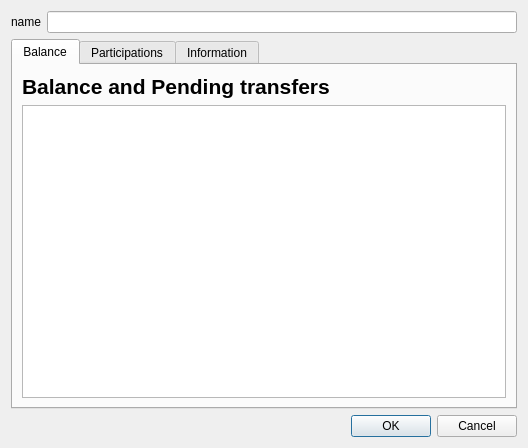
<?xml version="1.0" encoding="UTF-8"?>
<ui version="4.0">
 <class>persondialog</class>
 <widget class="QDialog" name="persondialog">
  <property name="geometry">
   <rect>
    <x>0</x>
    <y>0</y>
    <width>528</width>
    <height>448</height>
   </rect>
  </property>
  <property name="windowTitle">
   <string>Person edition</string>
  </property>
  <layout class="QGridLayout" name="gridLayout">
   <item row="1" column="1">
    <widget class="QLineEdit" name="name"/>
   </item>
   <item row="2" column="0" colspan="2">
    <widget class="QTabWidget" name="tabWidget">
     <property name="currentIndex">
      <number>0</number>
     </property>
     <widget class="QWidget" name="balance_tab">
      <attribute name="title">
       <string>Balance</string>
      </attribute>
      <layout class="QVBoxLayout" name="verticalLayout_2">
       <item>
        <widget class="QLabel" name="label_3">
         <property name="text">
          <string>&lt;!DOCTYPE HTML PUBLIC &quot;-//W3C//DTD HTML 4.0//EN&quot; &quot;http://www.w3.org/TR/REC-html40/strict.dtd&quot;&gt;
&lt;html&gt;&lt;head&gt;&lt;meta name=&quot;qrichtext&quot; content=&quot;1&quot; /&gt;&lt;style type=&quot;text/css&quot;&gt;
p, li { white-space: pre-wrap; }
&lt;/style&gt;&lt;/head&gt;&lt;body style=&quot; font-family:'DejaVu Sans'; font-size:9pt; font-weight:400; font-style:normal;&quot;&gt;
&lt;p style=&quot; margin-top:0px; margin-bottom:0px; margin-left:0px; margin-right:0px; -qt-block-indent:0; text-indent:0px;&quot;&gt;&lt;span style=&quot; font-size:16pt; font-weight:600;&quot;&gt;Balance and Pending transfers&lt;/span&gt;&lt;/p&gt;&lt;/body&gt;&lt;/html&gt;</string>
         </property>
         <property name="buddy">
          <cstring>information</cstring>
         </property>
        </widget>
       </item>
       <item>
        <widget class="QTextBrowser" name="report"/>
       </item>
      </layout>
     </widget>
     <widget class="QWidget" name="participations_tab">
      <attribute name="title">
       <string>Participations</string>
      </attribute>
      <layout class="QVBoxLayout" name="verticalLayout_4">
       <item>
        <widget class="QLabel" name="label_4">
         <property name="text">
          <string>&lt;!DOCTYPE HTML PUBLIC &quot;-//W3C//DTD HTML 4.0//EN&quot; &quot;http://www.w3.org/TR/REC-html40/strict.dtd&quot;&gt;
&lt;html&gt;&lt;head&gt;&lt;meta name=&quot;qrichtext&quot; content=&quot;1&quot; /&gt;&lt;style type=&quot;text/css&quot;&gt;
p, li { white-space: pre-wrap; }
&lt;/style&gt;&lt;/head&gt;&lt;body style=&quot; font-family:'DejaVu Sans'; font-size:9pt; font-weight:400; font-style:normal;&quot;&gt;
&lt;p style=&quot; margin-top:0px; margin-bottom:0px; margin-left:0px; margin-right:0px; -qt-block-indent:0; text-indent:0px;&quot;&gt;&lt;span style=&quot; font-size:16pt; font-weight:600;&quot;&gt;Participations&lt;/span&gt;&lt;/p&gt;&lt;/body&gt;&lt;/html&gt;</string>
         </property>
         <property name="buddy">
          <cstring>information</cstring>
         </property>
        </widget>
       </item>
       <item>
        <widget class="QTableWidget" name="participations"/>
       </item>
      </layout>
     </widget>
     <widget class="QWidget" name="information_tab">
      <attribute name="title">
       <string>Information</string>
      </attribute>
      <layout class="QVBoxLayout" name="verticalLayout_3">
       <item>
        <widget class="QLabel" name="label_2">
         <property name="text">
          <string>&lt;!DOCTYPE HTML PUBLIC &quot;-//W3C//DTD HTML 4.0//EN&quot; &quot;http://www.w3.org/TR/REC-html40/strict.dtd&quot;&gt;
&lt;html&gt;&lt;head&gt;&lt;meta name=&quot;qrichtext&quot; content=&quot;1&quot; /&gt;&lt;style type=&quot;text/css&quot;&gt;
p, li { white-space: pre-wrap; }
&lt;/style&gt;&lt;/head&gt;&lt;body style=&quot; font-family:'DejaVu Sans'; font-size:9pt; font-weight:400; font-style:normal;&quot;&gt;
&lt;p style=&quot; margin-top:0px; margin-bottom:0px; margin-left:0px; margin-right:0px; -qt-block-indent:0; text-indent:0px;&quot;&gt;&lt;span style=&quot; font-size:16pt; font-weight:600;&quot;&gt;Information&lt;/span&gt;&lt;/p&gt;&lt;/body&gt;&lt;/html&gt;</string>
         </property>
         <property name="buddy">
          <cstring>information</cstring>
         </property>
        </widget>
       </item>
       <item>
        <widget class="QPlainTextEdit" name="information"/>
       </item>
      </layout>
     </widget>
    </widget>
   </item>
   <item row="3" column="1">
    <widget class="QDialogButtonBox" name="buttonBox">
     <property name="orientation">
      <enum>Qt::Horizontal</enum>
     </property>
     <property name="standardButtons">
      <set>QDialogButtonBox::Cancel|QDialogButtonBox::Ok</set>
     </property>
    </widget>
   </item>
   <item row="1" column="0">
    <widget class="QLabel" name="label">
     <property name="text">
      <string>name</string>
     </property>
     <property name="buddy">
      <cstring>name</cstring>
     </property>
    </widget>
   </item>
  </layout>
 </widget>
 <tabstops>
  <tabstop>name</tabstop>
  <tabstop>buttonBox</tabstop>
 </tabstops>
 <resources/>
 <connections>
  <connection>
   <sender>buttonBox</sender>
   <signal>accepted()</signal>
   <receiver>persondialog</receiver>
   <slot>accept()</slot>
   <hints>
    <hint type="sourcelabel">
     <x>222</x>
     <y>285</y>
    </hint>
    <hint type="destinationlabel">
     <x>157</x>
     <y>274</y>
    </hint>
   </hints>
  </connection>
  <connection>
   <sender>buttonBox</sender>
   <signal>rejected()</signal>
   <receiver>persondialog</receiver>
   <slot>reject()</slot>
   <hints>
    <hint type="sourcelabel">
     <x>290</x>
     <y>291</y>
    </hint>
    <hint type="destinationlabel">
     <x>286</x>
     <y>274</y>
    </hint>
   </hints>
  </connection>
 </connections>
</ui>
